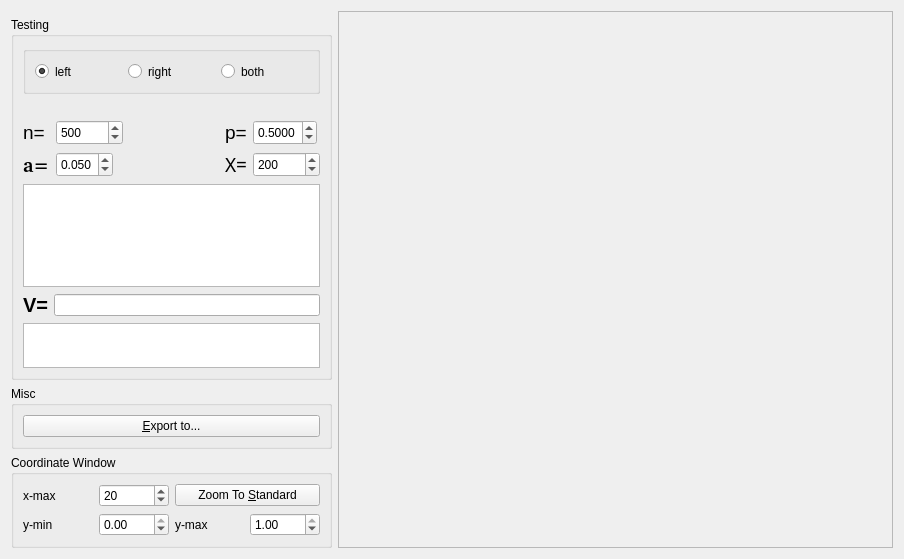
<?xml version="1.0" encoding="UTF-8"?>
<ui version="4.0">
 <class>HypTestForm</class>
 <widget class="QWidget" name="HypTestForm">
  <property name="geometry">
   <rect>
    <x>0</x>
    <y>0</y>
    <width>904</width>
    <height>556</height>
   </rect>
  </property>
  <property name="windowTitle">
   <string>Form</string>
  </property>
  <layout class="QGridLayout" name="gridLayout_2">
   <item row="2" column="0">
    <widget class="QGroupBox" name="miscGBox">
     <property name="title">
      <string>Misc</string>
     </property>
     <layout class="QVBoxLayout" name="verticalLayout">
      <item>
       <widget class="QPushButton" name="exportPushButton">
        <property name="text">
         <string>&amp;Export to...</string>
        </property>
       </widget>
      </item>
     </layout>
    </widget>
   </item>
   <item row="3" column="0">
    <widget class="QGroupBox" name="csGroupBox">
     <property name="sizePolicy">
      <sizepolicy hsizetype="Preferred" vsizetype="Maximum">
       <horstretch>0</horstretch>
       <verstretch>0</verstretch>
      </sizepolicy>
     </property>
     <property name="title">
      <string>Coordinate Window</string>
     </property>
     <layout class="QGridLayout" name="gridLayout_3">
      <item row="0" column="0">
       <widget class="QLabel" name="xmaxLabel">
        <property name="text">
         <string>x-max</string>
        </property>
       </widget>
      </item>
      <item row="0" column="1">
       <widget class="QSpinBox" name="xmaxSpinBox">
        <property name="minimum">
         <number>1</number>
        </property>
        <property name="maximum">
         <number>1000</number>
        </property>
        <property name="value">
         <number>20</number>
        </property>
       </widget>
      </item>
      <item row="0" column="2" colspan="2">
       <widget class="QPushButton" name="standardPushButton">
        <property name="text">
         <string>Zoom To &amp;Standard</string>
        </property>
       </widget>
      </item>
      <item row="1" column="0">
       <widget class="QLabel" name="yminLabel">
        <property name="text">
         <string>y-min</string>
        </property>
        <property name="buddy">
         <cstring>yminDSpinBox</cstring>
        </property>
       </widget>
      </item>
      <item row="1" column="1">
       <widget class="QDoubleSpinBox" name="yminDSpinBox">
        <property name="sizePolicy">
         <sizepolicy hsizetype="Minimum" vsizetype="Fixed">
          <horstretch>0</horstretch>
          <verstretch>0</verstretch>
         </sizepolicy>
        </property>
        <property name="decimals">
         <number>2</number>
        </property>
        <property name="minimum">
         <double>-1.000000000000000</double>
        </property>
        <property name="maximum">
         <double>0.000000000000000</double>
        </property>
        <property name="singleStep">
         <double>0.100000000000000</double>
        </property>
        <property name="value">
         <double>0.000000000000000</double>
        </property>
       </widget>
      </item>
      <item row="1" column="2">
       <widget class="QLabel" name="ymaxLabel">
        <property name="text">
         <string>y-max</string>
        </property>
        <property name="buddy">
         <cstring>ymaxDSpinBox</cstring>
        </property>
       </widget>
      </item>
      <item row="1" column="3">
       <widget class="QDoubleSpinBox" name="ymaxDSpinBox">
        <property name="sizePolicy">
         <sizepolicy hsizetype="Minimum" vsizetype="Fixed">
          <horstretch>0</horstretch>
          <verstretch>0</verstretch>
         </sizepolicy>
        </property>
        <property name="decimals">
         <number>2</number>
        </property>
        <property name="minimum">
         <double>0.000000000000000</double>
        </property>
        <property name="maximum">
         <double>1.000000000000000</double>
        </property>
        <property name="singleStep">
         <double>0.100000000000000</double>
        </property>
        <property name="value">
         <double>1.000000000000000</double>
        </property>
       </widget>
      </item>
     </layout>
    </widget>
   </item>
   <item row="1" column="0">
    <widget class="QGroupBox" name="parametersGBox">
     <property name="sizePolicy">
      <sizepolicy hsizetype="Maximum" vsizetype="Expanding">
       <horstretch>0</horstretch>
       <verstretch>0</verstretch>
      </sizepolicy>
     </property>
     <property name="minimumSize">
      <size>
       <width>321</width>
       <height>363</height>
      </size>
     </property>
     <property name="title">
      <string>Testing</string>
     </property>
     <layout class="QVBoxLayout" name="verticalLayout_2">
      <item>
       <widget class="QGroupBox" name="typeGroupBox">
        <property name="sizePolicy">
         <sizepolicy hsizetype="Minimum" vsizetype="Maximum">
          <horstretch>0</horstretch>
          <verstretch>0</verstretch>
         </sizepolicy>
        </property>
        <property name="flat">
         <bool>true</bool>
        </property>
        <property name="checkable">
         <bool>false</bool>
        </property>
        <layout class="QHBoxLayout" name="horizontalLayout">
         <item>
          <widget class="QRadioButton" name="leftRButton">
           <property name="sizePolicy">
            <sizepolicy hsizetype="Minimum" vsizetype="MinimumExpanding">
             <horstretch>0</horstretch>
             <verstretch>0</verstretch>
            </sizepolicy>
           </property>
           <property name="minimumSize">
            <size>
             <width>0</width>
             <height>21</height>
            </size>
           </property>
           <property name="text">
            <string>left</string>
           </property>
           <property name="checked">
            <bool>true</bool>
           </property>
          </widget>
         </item>
         <item>
          <widget class="QRadioButton" name="rightRButton">
           <property name="sizePolicy">
            <sizepolicy hsizetype="Minimum" vsizetype="MinimumExpanding">
             <horstretch>0</horstretch>
             <verstretch>0</verstretch>
            </sizepolicy>
           </property>
           <property name="minimumSize">
            <size>
             <width>0</width>
             <height>21</height>
            </size>
           </property>
           <property name="text">
            <string>right</string>
           </property>
          </widget>
         </item>
         <item>
          <widget class="QRadioButton" name="bothRButton">
           <property name="sizePolicy">
            <sizepolicy hsizetype="Minimum" vsizetype="MinimumExpanding">
             <horstretch>0</horstretch>
             <verstretch>0</verstretch>
            </sizepolicy>
           </property>
           <property name="minimumSize">
            <size>
             <width>0</width>
             <height>21</height>
            </size>
           </property>
           <property name="text">
            <string>both</string>
           </property>
          </widget>
         </item>
        </layout>
       </widget>
      </item>
      <item>
       <widget class="QLabel" name="H0Label">
        <property name="toolTip">
         <string>null hypothesis</string>
        </property>
        <property name="text">
         <string/>
        </property>
        <property name="pixmap">
         <pixmap>pics/H0.png</pixmap>
        </property>
       </widget>
      </item>
      <item>
       <layout class="QGridLayout" name="gridLayout">
        <item row="0" column="0">
         <widget class="QLabel" name="nf1Label">
          <property name="font">
           <font>
            <pointsize>14</pointsize>
            <weight>50</weight>
            <bold>false</bold>
           </font>
          </property>
          <property name="text">
           <string>n=</string>
          </property>
         </widget>
        </item>
        <item row="0" column="1">
         <widget class="QSpinBox" name="nSpinBox">
          <property name="sizePolicy">
           <sizepolicy hsizetype="Maximum" vsizetype="Fixed">
            <horstretch>0</horstretch>
            <verstretch>0</verstretch>
           </sizepolicy>
          </property>
          <property name="minimumSize">
           <size>
            <width>0</width>
            <height>25</height>
           </size>
          </property>
          <property name="minimum">
           <number>1</number>
          </property>
          <property name="maximum">
           <number>100000</number>
          </property>
          <property name="singleStep">
           <number>100</number>
          </property>
          <property name="value">
           <number>500</number>
          </property>
         </widget>
        </item>
        <item row="0" column="4">
         <widget class="QDoubleSpinBox" name="pDSpinBox">
          <property name="sizePolicy">
           <sizepolicy hsizetype="Maximum" vsizetype="Fixed">
            <horstretch>0</horstretch>
            <verstretch>0</verstretch>
           </sizepolicy>
          </property>
          <property name="minimumSize">
           <size>
            <width>0</width>
            <height>25</height>
           </size>
          </property>
          <property name="decimals">
           <number>4</number>
          </property>
          <property name="maximum">
           <double>1.000000000000000</double>
          </property>
          <property name="singleStep">
           <double>0.010000000000000</double>
          </property>
          <property name="value">
           <double>0.500000000000000</double>
          </property>
         </widget>
        </item>
        <item row="1" column="2">
         <spacer name="horizontalSpacer">
          <property name="orientation">
           <enum>Qt::Horizontal</enum>
          </property>
          <property name="sizeHint" stdset="0">
           <size>
            <width>78</width>
            <height>20</height>
           </size>
          </property>
         </spacer>
        </item>
        <item row="0" column="3">
         <widget class="QLabel" name="pLabel">
          <property name="font">
           <font>
            <pointsize>14</pointsize>
           </font>
          </property>
          <property name="text">
           <string>p=</string>
          </property>
         </widget>
        </item>
        <item row="1" column="3">
         <widget class="QLabel" name="xLabel">
          <property name="font">
           <font>
            <family>Sans Serif</family>
            <pointsize>14</pointsize>
            <weight>50</weight>
            <bold>false</bold>
           </font>
          </property>
          <property name="toolTip">
           <string>number of positive tests</string>
          </property>
          <property name="text">
           <string>X=</string>
          </property>
         </widget>
        </item>
        <item row="1" column="0">
         <widget class="QLabel" name="alphaLabel">
          <property name="font">
           <font>
            <family>Symbol [monotype]</family>
            <pointsize>14</pointsize>
            <weight>75</weight>
            <bold>true</bold>
           </font>
          </property>
          <property name="toolTip">
           <string>&lt;!DOCTYPE HTML PUBLIC &quot;-//W3C//DTD HTML 4.0//EN&quot; &quot;http://www.w3.org/TR/REC-html40/strict.dtd&quot;&gt;
&lt;html&gt;&lt;head&gt;&lt;meta name=&quot;qrichtext&quot; content=&quot;1&quot; /&gt;&lt;style type=&quot;text/css&quot;&gt;
p, li { white-space: pre-wrap; }
&lt;/style&gt;&lt;/head&gt;&lt;body style=&quot; font-family:'Sans Serif'; font-size:10pt; font-weight:400; font-style:normal;&quot;&gt;
&lt;p style=&quot; margin-top:0px; margin-bottom:0px; margin-left:0px; margin-right:0px; -qt-block-indent:0; text-indent:0px;&quot;&gt;Error for falsefully rejecting H&lt;span style=&quot; vertical-align:sub;&quot;&gt;0&lt;/span&gt;&lt;/p&gt;&lt;/body&gt;&lt;/html&gt;</string>
          </property>
          <property name="text">
           <string>a=</string>
          </property>
         </widget>
        </item>
        <item row="1" column="1">
         <widget class="QDoubleSpinBox" name="alphaDSpinBox">
          <property name="sizePolicy">
           <sizepolicy hsizetype="Maximum" vsizetype="Fixed">
            <horstretch>0</horstretch>
            <verstretch>0</verstretch>
           </sizepolicy>
          </property>
          <property name="minimumSize">
           <size>
            <width>0</width>
            <height>25</height>
           </size>
          </property>
          <property name="decimals">
           <number>3</number>
          </property>
          <property name="maximum">
           <double>1.000000000000000</double>
          </property>
          <property name="singleStep">
           <double>0.010000000000000</double>
          </property>
          <property name="value">
           <double>0.050000000000000</double>
          </property>
         </widget>
        </item>
        <item row="1" column="4">
         <widget class="QSpinBox" name="xSpinBox">
          <property name="sizePolicy">
           <sizepolicy hsizetype="Maximum" vsizetype="Fixed">
            <horstretch>0</horstretch>
            <verstretch>0</verstretch>
           </sizepolicy>
          </property>
          <property name="minimumSize">
           <size>
            <width>0</width>
            <height>25</height>
           </size>
          </property>
          <property name="maximum">
           <number>100000</number>
          </property>
          <property name="singleStep">
           <number>1</number>
          </property>
          <property name="value">
           <number>200</number>
          </property>
         </widget>
        </item>
       </layout>
      </item>
      <item>
       <widget class="QTextBrowser" name="pTextBrowser">
        <property name="minimumSize">
         <size>
          <width>0</width>
          <height>80</height>
         </size>
        </property>
       </widget>
      </item>
      <item>
       <layout class="QHBoxLayout" name="horizontalLayout_2">
        <item>
         <widget class="QLabel" name="vLabel">
          <property name="font">
           <font>
            <pointsize>15</pointsize>
            <weight>75</weight>
            <bold>true</bold>
           </font>
          </property>
          <property name="toolTip">
           <string>&lt;!DOCTYPE HTML PUBLIC &quot;-//W3C//DTD HTML 4.0//EN&quot; &quot;http://www.w3.org/TR/REC-html40/strict.dtd&quot;&gt;
&lt;html&gt;&lt;head&gt;&lt;meta name=&quot;qrichtext&quot; content=&quot;1&quot; /&gt;&lt;style type=&quot;text/css&quot;&gt;
p, li { white-space: pre-wrap; }
&lt;/style&gt;&lt;/head&gt;&lt;body style=&quot; font-family:'Sans Serif'; font-size:10pt; font-weight:400; font-style:normal;&quot;&gt;
&lt;p style=&quot; margin-top:0px; margin-bottom:0px; margin-left:0px; margin-right:0px; -qt-block-indent:0; text-indent:0px;&quot;&gt;region of rejection for H&lt;span style=&quot; vertical-align:sub;&quot;&gt;0&lt;/span&gt;&lt;/p&gt;&lt;/body&gt;&lt;/html&gt;</string>
          </property>
          <property name="text">
           <string>V=</string>
          </property>
         </widget>
        </item>
        <item>
         <widget class="QLineEdit" name="vLineEdit">
          <property name="readOnly">
           <bool>true</bool>
          </property>
         </widget>
        </item>
       </layout>
      </item>
      <item>
       <widget class="QTextBrowser" name="acceptTextBrowser">
        <property name="maximumSize">
         <size>
          <width>16777215</width>
          <height>45</height>
         </size>
        </property>
       </widget>
      </item>
     </layout>
    </widget>
   </item>
   <item row="0" column="1" rowspan="4">
    <widget class="HypTestPlotter" name="hypPlotter">
     <property name="sizePolicy">
      <sizepolicy hsizetype="MinimumExpanding" vsizetype="Preferred">
       <horstretch>0</horstretch>
       <verstretch>0</verstretch>
      </sizepolicy>
     </property>
     <property name="minimumSize">
      <size>
       <width>281</width>
       <height>311</height>
      </size>
     </property>
     <property name="frameShape">
      <enum>QFrame::StyledPanel</enum>
     </property>
     <property name="frameShadow">
      <enum>QFrame::Raised</enum>
     </property>
    </widget>
   </item>
  </layout>
 </widget>
 <customwidgets>
  <customwidget>
   <class>HypTestPlotter</class>
   <extends>QFrame</extends>
   <header>HypTestPlotter.hpp</header>
   <container>1</container>
   <slots>
    <signal>newXMin(double)</signal>
    <signal>newXMax(double)</signal>
    <signal>newYMin(double)</signal>
    <signal>newYMax(double)</signal>
    <signal>newXTicks(double)</signal>
    <signal>newYTicks(double)</signal>
    <slot>setXMin(double)</slot>
    <slot>setXMax(double)</slot>
    <slot>setYMin(double)</slot>
    <slot>setYMax(double)</slot>
    <slot>setXTicks(double)</slot>
    <slot>setYTicks(double)</slot>
    <slot>autoXTicks(bool)</slot>
    <slot>autoYTicks(bool)</slot>
    <slot>setStandardWindow()</slot>
    <slot>f1ToFile()</slot>
    <slot>toggleGrid(bool)</slot>
   </slots>
  </customwidget>
 </customwidgets>
 <tabstops>
  <tabstop>leftRButton</tabstop>
  <tabstop>rightRButton</tabstop>
  <tabstop>bothRButton</tabstop>
  <tabstop>nSpinBox</tabstop>
  <tabstop>pDSpinBox</tabstop>
  <tabstop>alphaDSpinBox</tabstop>
  <tabstop>xSpinBox</tabstop>
  <tabstop>vLineEdit</tabstop>
  <tabstop>acceptTextBrowser</tabstop>
  <tabstop>exportPushButton</tabstop>
  <tabstop>xmaxSpinBox</tabstop>
  <tabstop>yminDSpinBox</tabstop>
  <tabstop>ymaxDSpinBox</tabstop>
  <tabstop>standardPushButton</tabstop>
 </tabstops>
 <resources/>
 <connections/>
</ui>
